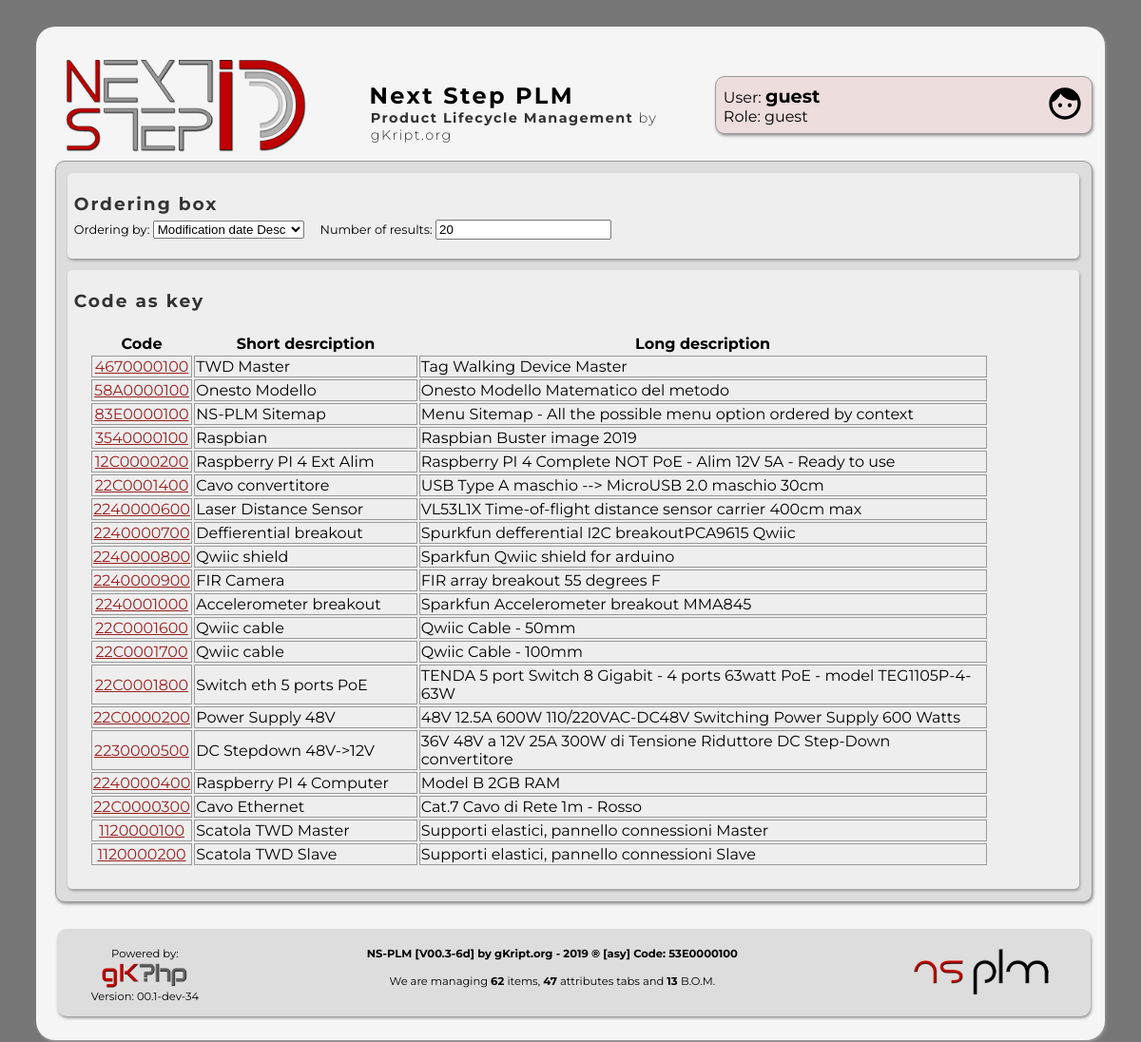
Screenshot of /search.php with the database file from the repository.
### tables this page shows
CREATE TABLE IF NOT EXISTS `elenco_codici` (
  `idCodice` int(11) NOT NULL AUTO_INCREMENT,
  `codice` varchar(10) NOT NULL,
  `T` int(1) NOT NULL,
  `CG` varchar(3) NOT NULL,
  `CS` varchar(3) NOT NULL,
  `abbreviazione` text NOT NULL,
  `descrizione` text NOT NULL,
  `dbCodici` int(11) NOT NULL DEFAULT 0,
  `state` int(3) NOT NULL DEFAULT 1,
  `createTS` timestamp NOT NULL DEFAULT current_timestamp(),
  `modifyTS` timestamp NOT NULL DEFAULT current_timestamp() ON UPDATE current_timestamp(),
  PRIMARY KEY (`idCodice`),
  UNIQUE KEY `codice` (`codice`)
);

### src/php/gkphp/Mysqli_gk.php (called while the page is built, shortened)
<?php
	function query_get_num_rows( $query , $echo = 0 ) {
		global $mysqli;
		$result = $mysqli->query ( $query ) or
			die( "query_single_line() : Problem with query<br/>&nbsp;&nbsp;&nbsp;&nbsp;Query : $query<br/>&nbsp;&nbsp;&nbsp;&nbsp;MySql :" . $mysqli->error ."<br/>" );
		return $result->num_rows;
	}
?>

### src/php/template/code_functions.php (the view, shortened to what this page needs)
<?php
	function code_link( $code , $link = "code.php?code" ) {
		echo '<a href="' . $link . "=" . $code . '">' . $code . "</a>";
	}
?>

### search.php (shortened to what this page needs)
<?php
	require_once 'includes.php';
	require_once NSID_PLM_SRC_TEMPLATE . 'code_functions.php';
	$order 	= get_check( 'order'	, "mod_desc"	);
	$limit	=	get_check( 'limit' 	, 20					);
	include NSID_PLM_SRC_TEMPLATE . 'navmenu.php';
	$sql = "";
	$nores = 5;
	if ( ( ! $order ) || ( $order == "cod_desc" ) )
		$sorder = "ORDER BY `elenco_codici`.`codice` DESC";
	else if ( $order == "cod_asc" )
		$sorder = "ORDER BY `elenco_codici`.`codice` ASC";
	else if ( $order == "short_desc" )
		$sorder = "ORDER BY `elenco_codici`.`abbreviazione` DESC";
	else if ( $order == "short_asc" )
		$sorder = "ORDER BY `elenco_codici`.`abbreviazione` ASC";
	else if ( $order == "long_desc" )
		$sorder = "ORDER BY `elenco_codici`.`descrizione` DESC";
	else if ( $order == "long_asc" )
		$sorder = "ORDER BY `elenco_codici`.`descrizione` ASC";
	else if ( $order == "creat_desc" )
		$sorder = "ORDER BY `elenco_codici`.`createTS` DESC";
	else if ( $order == "creat_asc" )
		$sorder = "ORDER BY `elenco_codici`.`createTS` ASC";
	else if ( $order == "mod_desc" )
		$sorder = "ORDER BY `elenco_codici`.`modifyTS` DESC";
	$slimit = "Limit 0,$limit;";
	if ( ( $T != "_" ) || ( $G != "_" ) || ( $S != "_" ) || ( $text != "" ) ) {
		$test = 0;
		$activity = 1;
		if ( $text == "" ) {
			if ( ( $T == "x" ) || ( $T == "" ) )	$T = "_";
			if ( ( $G == "x" ) || ( $G == "" ) )	$G = "_";
			if ( ( $S == "x" ) || ( $S == "" ) )	$S = "_";
			$str = "&nbsp;&nbsp;&nbsp;&nbsp;Context: \"" . $T.$G.$S . "\"";
			$insflt = "WHERE `codice` LIKE '".$T.$G.$S."%'";
			$sql = "SELECT * FROM `elenco_codici` $insflt $sorder $slimit;";
			if ( query_get_num_rows( $sql ) )	$test++;
		}
		else {
			if ( is_context( $text ) ) {
				$upstr = strtoupper( $text );
				$T = substr( $upstr , 0 , 1 );
				$G = substr( $upstr , 1 , 1 );
				$S = substr( $upstr , 2 , 1 );
			}
			$sql = "SELECT * FROM `elenco_codici` WHERE `codice` LIKE '%$text%' $sorder $slimit;";
			if ( query_get_num_rows( $sql ) )	$test++;
			$sql = "SELECT * FROM `elenco_codici` WHERE `abbreviazione` LIKE '%$text%' $sorder $slimit;";
			if ( query_get_num_rows( $sql ) )	$test++;
			$sql = "SELECT * FROM `elenco_codici` WHERE `descrizione` LIKE '%$text%' $sorder $slimit;";
			if ( query_get_num_rows( $sql ) )	$test++;
			$str = "&nbsp;&nbsp;&nbsp;&nbsp;" . "Text: \"" . $text . "\"";
			$sql = "";
		}
	}
	else
		$sql = "SELECT * FROM `elenco_codici` $sorder $slimit;";
?>
	<div class="insidecodelite">
		<div class="codelite">
			<h2>Ordering box</h2><br/>
		</div>
<?php
		$rows = query_get_num_rows( $sql );
		if ( $rows ) {
?>
		<div class="codelite">
			<h2>Code as key</h2><br/>
			<table style="margin:1em;" width="90%">
				<tr>
					<th style="text-align: center;" >Code</th>
					<th>Short desrciption</th>
					<th>Long description</th>
				</tr>
	<?php
			if ($result = $mysqli->query($sql)) {
				for( $r = 0 ; $r < $rows ; $r++ ) {
						$array = $result->fetch_array();
						print( "<td style='text-align: center; border:1px solid #999;' width='10%'>" );
						code_link($array['codice']);
				}
			}
	?>
			</table>
		</div>
<?php
		}
		else
			$nores--;
	?>
	</div>
<?php
	include NSID_PLM_SRC_TEMPLATE . 'footer.php';
?>

### src/css/menu.css (style rules this page uses)
a { color: #922; }

### src/css/h.css (style rules this page uses)
h2 { color: #333; font-size: 14pt; margin-bottom: 0px; margin-top: 10px; }

### src/css/body.css (style rules this page uses)
body { margin:0; padding:0; background-color:#777; color:#000000; text-align:center; font-family: 'Montserrat', sans-serif; font-size: 0.8em; }
.insidecodelite { margin:1em; background-color: #ddd; border:1px solid #999; box-shadow: 1px 2px 3px #999; border-radius: 10px 10px 10px 10px; }
.codelite { margin:1em; padding:.5em; background-color: #eee; overflow: auto; box-shadow: 1px 2px 3px #999; border-radius: 5px; }
* { box-sizing: border-box; }
#centerColumn h2 { margin:0 0 -.5em 0; padding:.75em 0 0 0; letter-spacing:.1em; }

### rows the page displays
elenco_codici: codice "4670000100"
elenco_codici: codice "58A0000100"
elenco_codici: codice "83E0000100"
elenco_codici: codice "3540000100"
elenco_codici: codice "12C0000200"
elenco_codici: codice "22C0001400"
elenco_codici: codice "2240000600"
elenco_codici: codice "2240000700"
elenco_codici: codice "2240000800"
elenco_codici: codice "2240000900"
elenco_codici: codice "2240001000"
elenco_codici: codice "22C0001600"
elenco_codici: codice "22C0001700"
elenco_codici: codice "22C0001800"
elenco_codici: codice "22C0000200"
elenco_codici: codice "2230000500"
elenco_codici: codice "2240000400"
elenco_codici: codice "22C0000300"
elenco_codici: codice "1120000100"
elenco_codici: codice "1120000200"

### other values shown
$text "User: guest Role: guest Ordering by:"
$label_text "Number of results:"
$text "TWD Master Tag Walking Device Master"
$text "Onesto Modello Onesto Modello Matematico del metodo"
$text "NS-PLM Sitemap Menu Sitemap - All the possible menu option ordered by context"
$text "Raspbian Raspbian Buster image 2019"
$text "Raspberry PI 4 Ext Alim Raspberry PI 4 Complete NOT PoE - Alim 12V 5A - Ready to use"
$text "Cavo convertitore USB Type A maschio --> MicroUSB 2.0 maschio 30cm"
$text "Laser Distance Sensor VL53L1X Time-of-flight distance sensor carrier 400cm max"
$text "Deffierential breakout Spurkfun defferential I2C breakoutPCA9615 Qwiic"
$text "Qwiic shield Sparkfun Qwiic shield for arduino"
$text "FIR Camera FIR array breakout 55 degrees F"
$text "Accelerometer breakout Sparkfun Accelerometer breakout MMA845"
$text "Qwiic cable Qwiic Cable - 50mm"
$text "Qwiic cable Qwiic Cable - 100mm"
